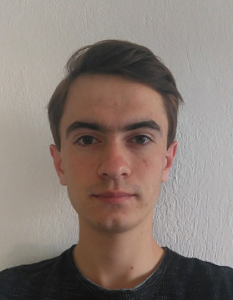
#> input picture opencv/data/hamza/profil.png, 233 x 300 px
$ python 08_nesneYonuTahmin.py
#> lines starting #> are read from the running program, lines starting #| are printed output that depends on the picture; after the words box and inside, x2 and y2 are one past the last pixel; in counts of white or black regions, pixels touching at a corner belong together
# This programs calculates the orientation of an object.
# The input is an image, and the output is an annotated image
# with the angle of otientation for each object (0 to 180 degrees)

import cv2 as cv,cv2
from math import atan2, cos, sin, sqrt, pi
import numpy as np

# Load the image
image = cv.imread("data/hamza/profil.png")
#> image is the input picture: shape (300, 233, 3); mean B, G, R 116.7, 123.7, 136.8
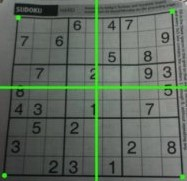
#> input picture opencv/data/images/perspective.jpg, 187 x 181 px, given in place of the camera
#> in videodanAlgila, frame is the input picture: shape (181, 187, 3); mean B, G, R 94, 105.1, 94.2


def predict(img):
    # Convert image to grayscale
    gray = cv.cvtColor(img, cv.COLOR_BGR2GRAY)
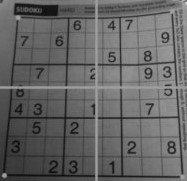
#> gray: shape (181, 187); min 5, max 210, mean 100.6

    # Convert image to binary
    _, bw = cv.threshold(gray, 50, 255, cv.THRESH_BINARY | cv.THRESH_OTSU)
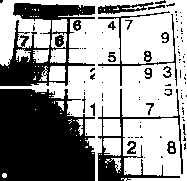
#> bw: shape (181, 187); 59.7% white; 104 black regions (81 under 20 px)

    # Find all the contours in the thresholded image
    contours, _ = cv.findContours(bw, cv.RETR_LIST, cv.CHAIN_APPROX_NONE)
#> contours = 189 contours, 153 with area under 20; largest, box (x1, y1, x2, y2) and area: (0, 0, 187, 181) 18913, (97, 10, 178, 87) 752, (97, 1, 155, 15) 412, (103, 119, 121, 136) 264, (103, 138, 121, 156) 250

    for i, c in enumerate(contours):
        # Calculate the area of each contour
        area = cv.contourArea(c)

        # Ignore contours that are too small or too large
        if area < 3000 or 100000 < area:
            continue

        # cv.minAreaRect returns:
        # (center(x, y), (width, height), angle of rotation) = cv2.minAreaRect(c)
        rect = cv.minAreaRect(c)
        box = cv.boxPoints(rect)
        box = np.int0(box)

        # Retrieve the key parameters of the rotated bounding box
        center = (int(rect[0][0]),int(rect[0][1]))
        width = int(rect[1][0])
        height = int(rect[1][1])
        angle = int(rect[2])

        if width < height:
            angle = 90 - angle
        else:
            angle = -angle

        label = "Rot. Angle:" + str(angle)

        cv.putText(img, label, box[0], cv.FONT_HERSHEY_SIMPLEX, 0.5, (0,0,0), 1, cv.LINE_AA)
        cv.drawContours(img, [box], 0, (0, 0, 255), 2)
#> this loop made 189 passes
#> (area, width, height, angle) on pass 189: (18913, 180, 186, 180)
#> area on passes 10, 18, 21, 22, 24, 38: 54, 36, 112.5, 98.5, 249.5, 31
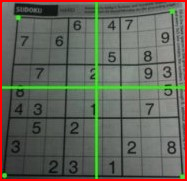
#> img: shape (181, 187, 3); 4.3% of pixels changed, all inside (x1, y1, x2, y2) = (0, 0, 187, 181)


def videodanAlgila():
    # kamera bağlantısını aç
    cap = cv2.VideoCapture(0)

    while True:
        # kameradan gray görüntü al
        ret, frame = cap.read()

        predict(frame)

        # görüntüyü ekranda göster
        cv2.imshow("Video", frame)

        # 'q' tuşuna basınca çık
        if cv2.waitKey(1) & 0xFF == ord('q') :
#> (key q is pressed here)
            break

    # kamera bağlantısını kapat
    cap.release()
    cv2.destroyAllWindows()


videodanAlgila()
